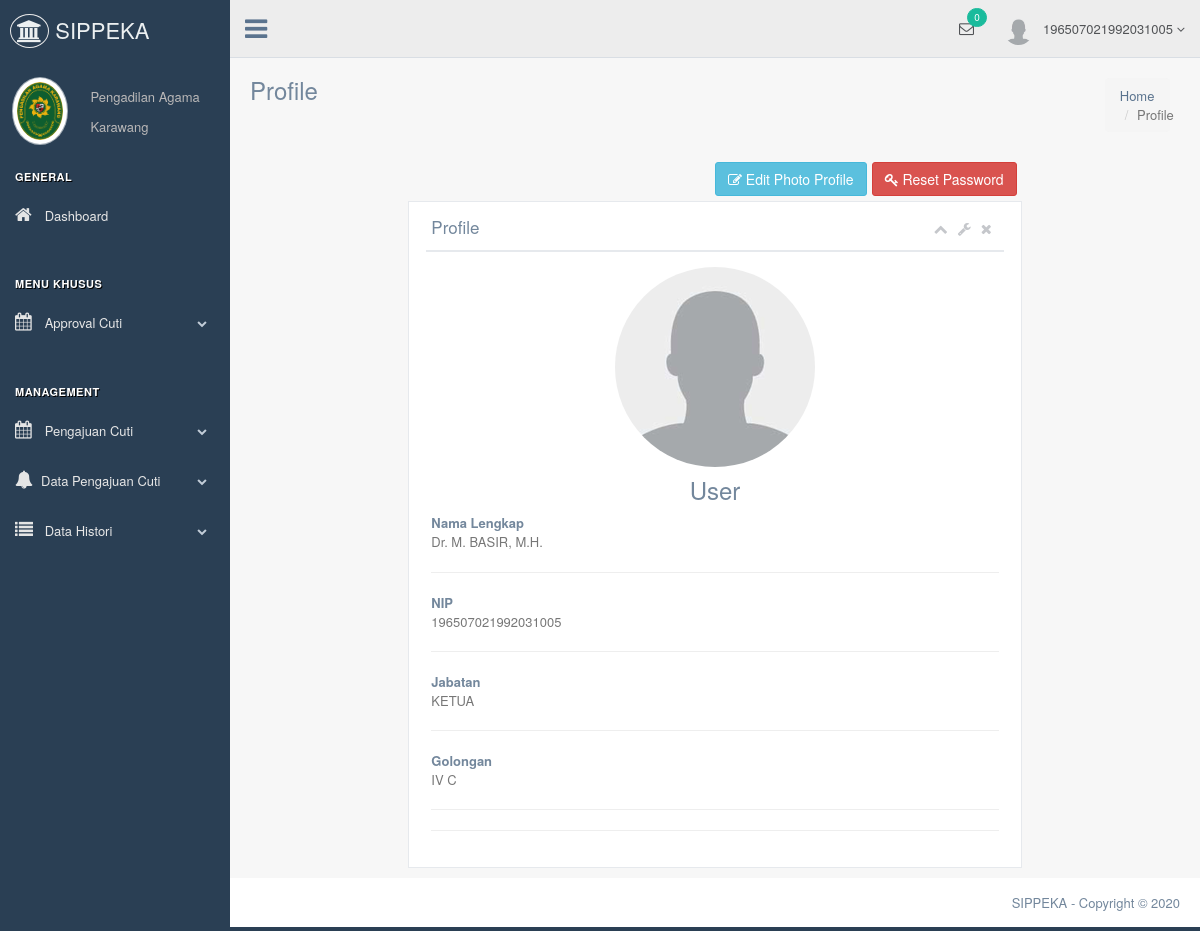
/user/index.php?page=profile (signed in), run on the app's committed database.
### tables this page shows
CREATE TABLE `pegawai` (
  `id_pegawai` int(25) NOT NULL,
  `nama_pegawai` varchar(225) NOT NULL,
  `nip` varchar(225) NOT NULL,
  `id_jabatan` int(25) NOT NULL,
  `id_golongan` int(25) NOT NULL,
  `unit_kerja` varchar(225) NOT NULL
);

CREATE TABLE `jabatan` (
  `id_jabatan` int(25) NOT NULL,
  `nama_jabatan` varchar(225) NOT NULL
);

CREATE TABLE `golongan` (
  `id_golongan` int(25) NOT NULL,
  `nama_golongan` varchar(255) NOT NULL
);

### user/profile.php (the view, shortened to what this page needs)
<div class="page-title">
    <div class="title_left">
      <h3>Profile</h3>
    </div>
    <div class="title_right">
      <div class="col-md-2 col-sm-2 col-xs-12 pull-right">
        <ol class="breadcrumb float-sm-right">
          <li class="breadcrumb-item"><a href="#">Home</a></li>
          <li class="breadcrumb-item active">Profile</li>
        </ol>
      </div>
    </div>
  </div>
  <div class="row">
    <div class="col-md-2 col-sm-2 col-xs-2"></div>
    <div class="col-md-8 col-sm-12 col-xs-12">
      <a href="#" class="btn btn-danger pull-right" data-toggle="modal" data-target=".btn-resetpass"><i class="fa fa-key"></i> Reset Password</a>
      <a href="#" class="btn btn-info pull-right" data-toggle="modal" data-target=".btn-edit-profile"><i class="fa fa-edit"></i> Edit Photo Profile</a>
      <div class="x_panel">
        <div class="x_title">
          <h2>Profile</h2>
          <ul class="nav navbar-right panel_toolbox">
            <li><a class="collapse-link"><i class="fa fa-chevron-up"></i></a>
            </li>
            <li class="dropdown">
              <a href="#" class="dropdown-toggle" data-toggle="dropdown" role="button" aria-expanded="false"><i
                  class="fa fa-wrench"></i></a>
            </li>
            <li><a class="close-link"><i class="fa fa-close"></i></a>
            </li>
          </ul>
          <div class="clearfix"></div>
        </div>
        <?php
        include '../database/koneksi.php';
        $query = mysqli_query($koneksi,"SELECT * FROM pegawai pg, jabatan jb, golongan gl WHERE nip='$nip' and pg.id_jabatan=jb.id_jabatan and pg.id_golongan=gl.id_golongan");
        $row = mysqli_fetch_array($query);
        $selectfoto = mysqli_query($koneksi, "SELECT * FROM user WHERE nip='$nip'");
        $row2 = mysqli_fetch_array($selectfoto);
         ?>
        <div class="x_content">
          <div class="text-center">
            <?php
            if (empty($row2['foto'])) {
            ?>
                <img src="../build/images/user.png" class="img-circle">
            <?php
          } elseif (!empty($row2['foto'])) {
            ?>
                <img src="../build/images/thump_<?php echo $row2['foto']; ?>" class="img-circle">
            <?php
            }
             ?>
          </div>
          <h3 class="profile-username text-center">User</h3>
          <strong>Nama Lengkap</strong>
          <p class="text-muted"><?php echo $row['nama_pegawai']; ?></p>
          <hr>
          <strong>NIP</strong>
          <p class="text-muted"><?php echo $row['nip']; ?></p>
          <hr>
          <strong>Jabatan</strong>
          <p class="text-muted"><?php echo $row['nama_jabatan']; ?></p>
          <hr>
          <strong>Golongan</strong>
          <p class="text-muted"><?php echo $row['nama_golongan']; ?></p>
          <hr>
          <hr>
        </div>
      </div>
    </div>
    <div class="col-md-2 col-sm-2 col-xs-2"></div>
  </div>

### data on the page
pegawai: nama_pegawai "Dr. M. BASIR, M.H.", nip "196507021992031005", id_jabatan.nama_jabatan "KETUA", id_golongan.nama_golongan "IV C"

### other printed values
$nip "196507021992031005"
$count['total'] "0"
